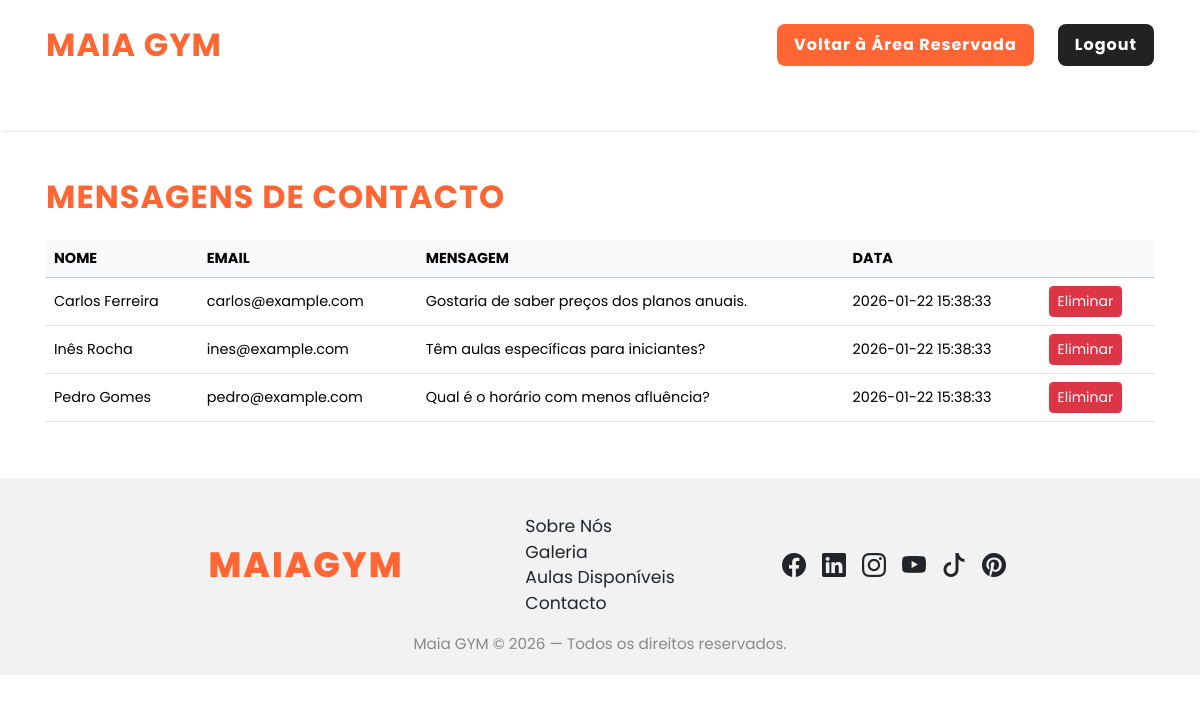
Screenshot of /area-reservada/mensagens_contacto.php (signed in) with the database file from the repository.
### tables this page shows
CREATE TABLE IF NOT EXISTS contacts (
    id INT AUTO_INCREMENT PRIMARY KEY,
    name VARCHAR(100) NOT NULL,
    email VARCHAR(150) NOT NULL,
    message TEXT NOT NULL,
    created_at TIMESTAMP DEFAULT CURRENT_TIMESTAMP
);

### area-reservada/mensagens_contacto.php (the view, shortened to what this page needs)
<?php
include '../includes/header.php';
@include '../includes/db.php';
$msgs = $conn->query("SELECT id, name, email, message, created_at FROM contacts ORDER BY created_at DESC");
?>
<div class="container mt-5">
    <h2 class="fw-bold mb-4" style="color:#ff6633;">Mensagens de Contacto</h2>
    <div class="table-responsive">
        <table class="table table-hover align-middle">
            <thead class="table-light">
                <tr>
                    <th>Nome</th>
                    <th>Email</th>
                    <th>Mensagem</th>
                    <th>Data</th>
                    <th></th>
                </tr>
            </thead>
            <tbody>
            <?php while ($m = $msgs->fetch_assoc()): ?>
                <tr>
                    <td><?= htmlspecialchars($m['name']) ?></td>
                    <td><?= htmlspecialchars($m['email']) ?></td>
                    <td><?= htmlspecialchars($m['message']) ?></td>
                    <td><?= htmlspecialchars($m['created_at']) ?></td>
                    <td>
                        <a href="?eliminar=<?= $m['id'] ?>" class="btn btn-sm btn-danger" onclick="return confirm('Eliminar esta mensagem?');">Eliminar</a>
                    </td>
                </tr>
            <?php endwhile; ?>
            </tbody>
        </table>
    </div>
</div>
<?php include '../includes/footer.php'; ?>

### assets/css/style.css (style rules this page uses)
body { background: #fff; color: #222; font-family: 'Poppins', system-ui, -apple-system, BlinkMacSystemFont, "Segoe UI", sans-serif; min-height: 100vh; position: relative; overflow-x: hidden; font-size: 1rem; margin: 0; }
.container, .container-fluid { padding-left: 1rem; padding-right: 1rem; }
a { text-decoration: none; }
h1, h2, h3, h4 { text-transform: uppercase; letter-spacing: 1px; }
.table { font-size: 0.9rem; }
.table thead tr th { text-transform: uppercase; }
.container { margin-bottom: 40px; }

### rows the page displays
contacts: name "Carlos Ferreira", email "carlos@example.com", message "Gostaria de saber preços dos planos anuais.", created_at "2026-01-22 15:38:33"
contacts: name "Inês Rocha", email "ines@example.com", message "Têm aulas específicas para iniciantes?", created_at "2026-01-22 15:38:33"
contacts: name "Pedro Gomes", email "pedro@example.com", message "Qual é o horário com menos afluência?", created_at "2026-01-22 15:38:33"
